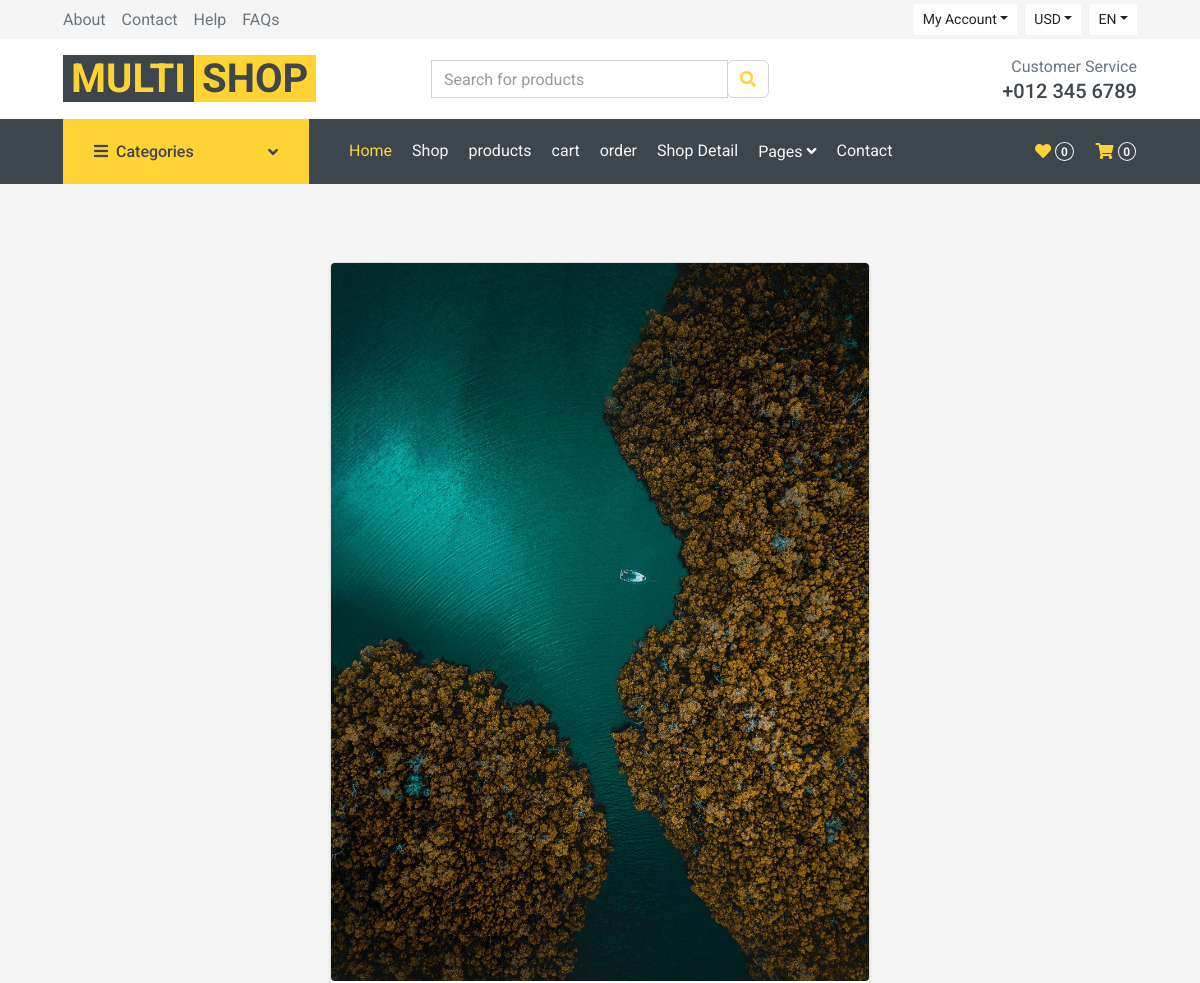
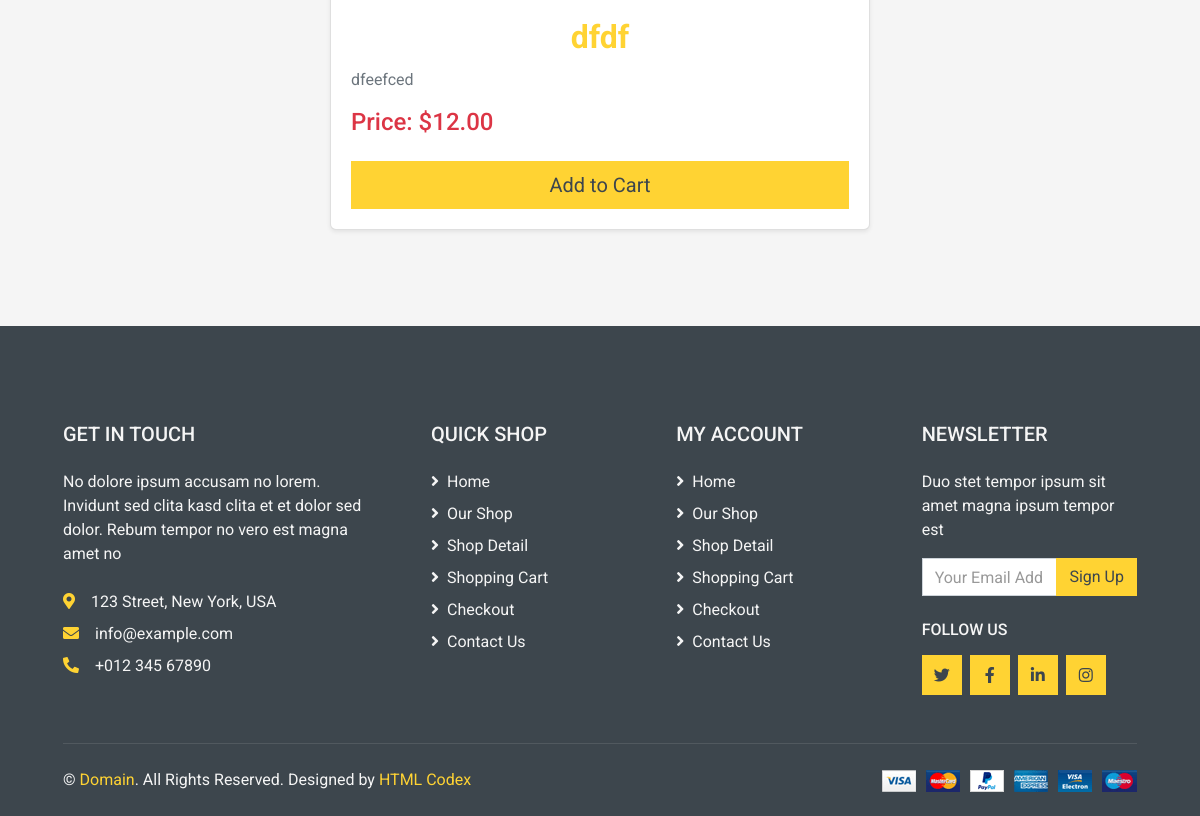
The app's page /home2/ with its own data (2 pictures, top to bottom).
### products/models.py (models this page shows, shortened)
class Product(models.Model):
    name = models.CharField(max_length=255)
    description = models.TextField()
    price = models.DecimalField(max_digits=10, decimal_places=2)
    stock = models.IntegerField()
    image = models.ImageField(upload_to='products/')
    created_at = models.DateTimeField(auto_now_add=True)
    updated_at = models.DateTimeField(auto_now=True)

### products/views.py (the view)
# urls.py: path('<int:pk>/', views.product_detail, name='product_detail'),
def product_detail(request, pk):
    product = Product.objects.get(pk=pk)
    return render(request, 'products/product_detail.html', {'product': product})

### products/templates/products/product_detail.html (shortened to what this page needs)
{% extends 'base.html' %}
{% block content %}
{% load static %}
<div class="container py-5">
    <div class="row justify-content-center">
        <div class="col-md-6">
            <div class="card shadow-sm">
                <img src="{{ product.image.url }}"  width="200px" height="200px" class="card-img-top img-fluid rounded" alt="{{ product.name }}">
                <div class="card-body">
                    <h2 class="card-title text-center text-primary">{{ product.name }}</h2>
                    <p class="card-text text-muted">{{ product.description }}</p>
                    <p class="h4 text-danger">Price: ${{ product.price }}</p>
                    <div class="d-grid mt-4">
                        <a href="{% url 'add_to_cart' product.id %}" class="btn btn-primary btn-lg">
                             Add to Cart
                        </a>
                    </div>
                </div>
            </div>
        </div>
    </div>
</div>
{% endblock %}

### records on screen
Product: image (picture), name "dfdf", description "dfeefced", price "12.00"
